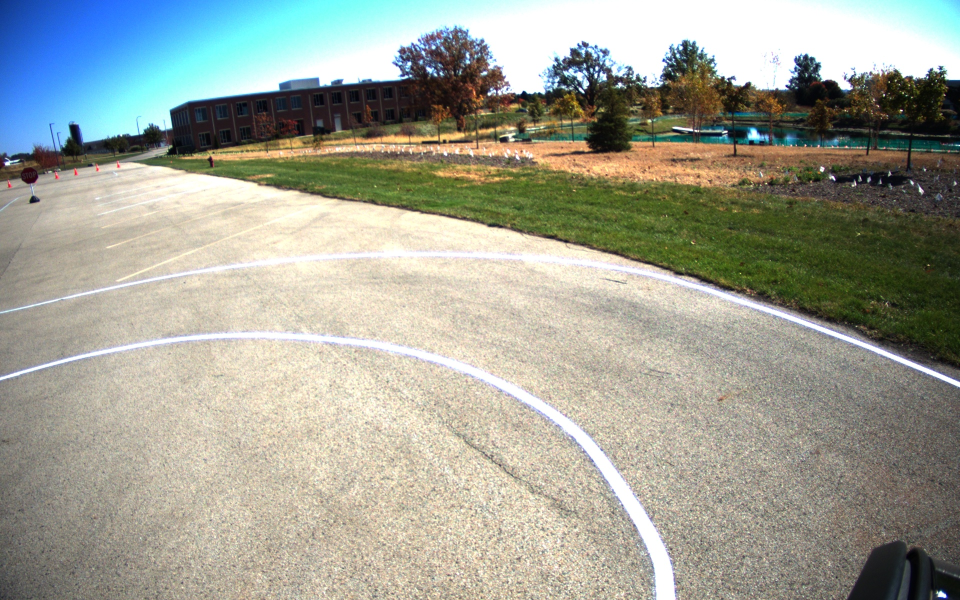
#> input picture src/lane_follow/src/left_turn.jpg, 1920 x 1200 px (shown at 1/2 size)
$ python -i detection_utils.py   (imports and definitions only)
#> lines starting #> are read from the running program, lines starting #| are printed output that depends on the picture; after the words box and inside, x2 and y2 are one past the last pixel; in counts of white or black regions, pixels touching at a corner belong together
#> further down, picture is the input picture: shape (1200, 1920, 3); mean B, G, R 150.2, 162.1, 160
import numpy as np
import cv2
from skimage import morphology
import skimage


def color_thresh(img):
    # img = cv2.medianBlur(img, 5)
    img = cv2.GaussianBlur(img, (5, 5), 0)
    img = cv2.cvtColor(img, cv2.COLOR_BGR2HLS)
#> img: shape (1200, 1920, 3); mean of channels 0, 1, 2 38.5, 156, 85.6
    h, l, s = cv2.split(img)
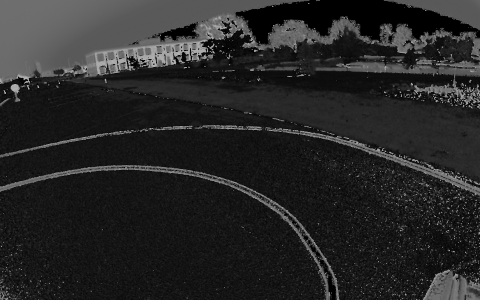
#> h: shape (1200, 1920) (shown at 1/4 size); min 0, max 180, mean 38.5
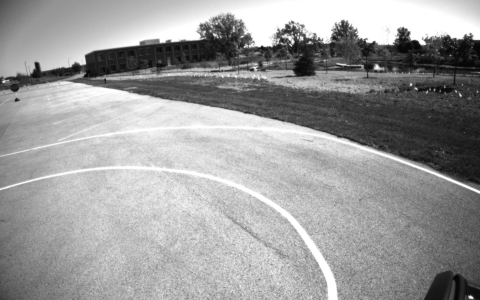
#> l: shape (1200, 1920) (shown at 1/4 size); min 3, max 255, mean 156
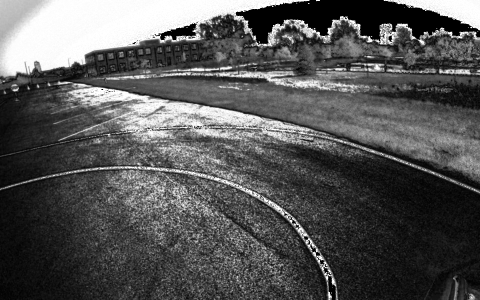
#> s: shape (1200, 1920) (shown at 1/4 size); min 0, max 255, mean 85.6
    binary_output = np.zeros_like(s).astype(np.uint8)

    # min_h, max_h = (0, 180)
    # mask_h = np.zeros_like(binary_output).astype(np.uint8)
    # mask_h[(min_h <= h) & (h <= max_h)] = 1
    min_h, max_h = (40, 80)
    mask_h = np.ones_like(binary_output).astype(np.uint8)
    # mask_h[(min_h <= h) & (h <= max_h)] = 0

    min_l, max_l = (128, 255)
    mask_l = np.zeros_like(binary_output).astype(np.uint8)
    # mask_l[(min_l <= l) & (l <= max_l)] = 1
    mask_l[l >= np.percentile(l, 25)] = 1

    min_s, max_s = (128, 255)
    mask_s = np.ones_like(binary_output).astype(np.uint8)
    # mask_s[(min_s <= s) & (s <= max_s)] = 0

    binary_output[(mask_h == 1) & (mask_l == 1) & (mask_s == 1)] = 1

    return binary_output


def combinedBinaryImage(img):
    color_mask = color_thresh(img)
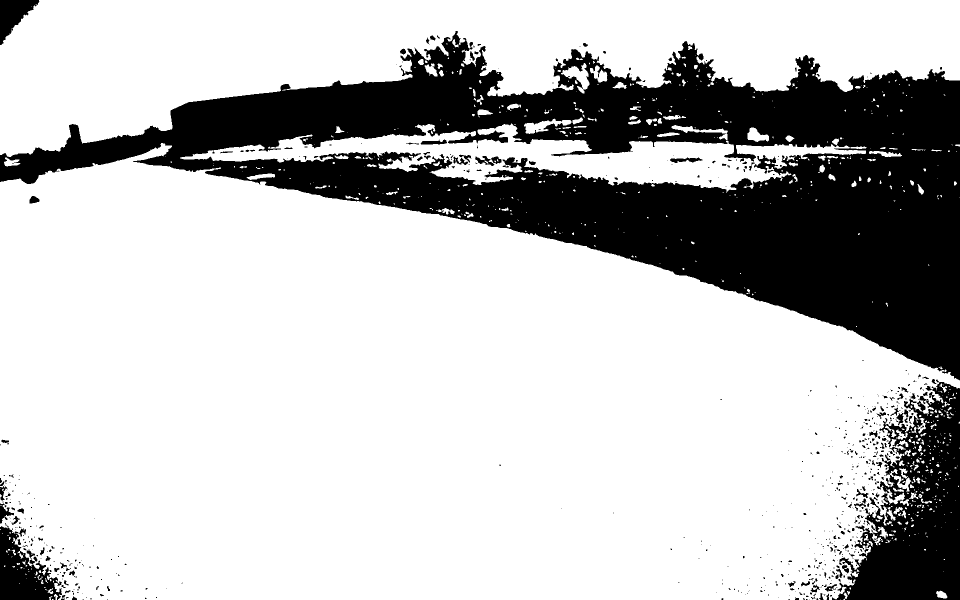
#> color_mask: shape (1200, 1920) (shown at 1/2 size); values 0 (black) and 1 (white), 75.2% white; 692 black regions (551 under 20 px), largest, box (x1, y1, x2, y2) and area: (0, 62, 1920, 761) 486964, (1664, 764, 1920, 1200) 59876, (0, 1052, 124, 1200) 10015

    img = cv2.cvtColor(img, cv2.COLOR_BGR2GRAY).astype(np.uint8)
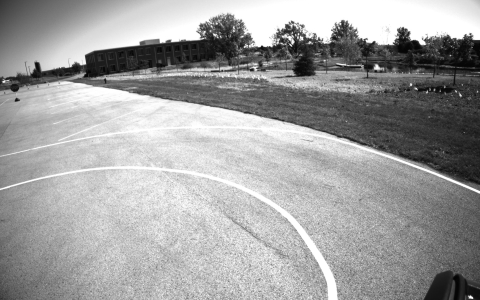
#> img: shape (1200, 1920) (shown at 1/4 size); min 1, max 255, mean 160.1
    img = cv2.medianBlur(img, 5)

    # img = cv2.GaussianBlur(img, (5, 5), 0)
    img = cv2.bilateralFilter(img, 9, 75, 75)

    binaryImage = cv2.Canny(img, 50, 150)
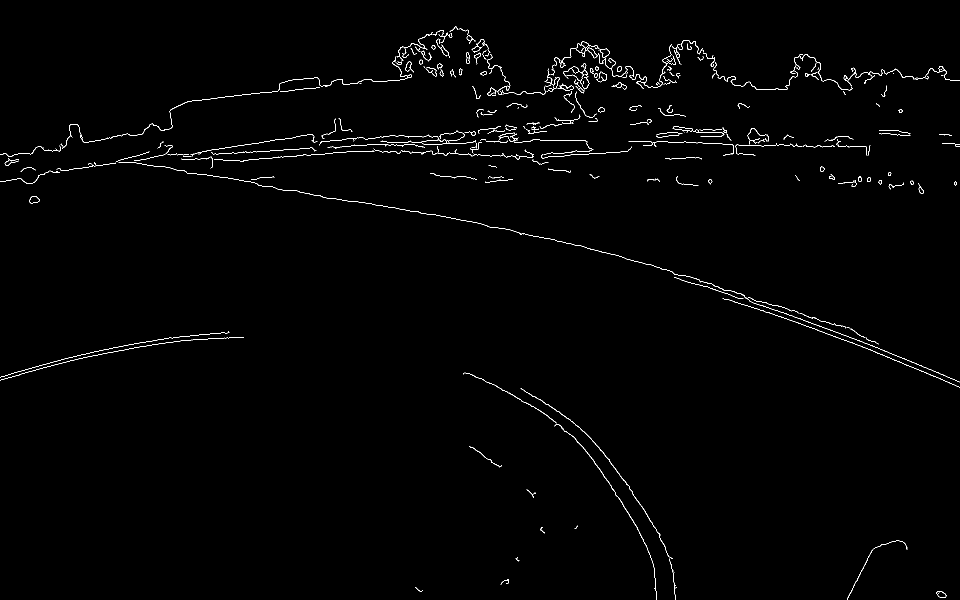
#> binaryImage: shape (1200, 1920) (shown at 1/2 size); 0.89% white in thin lines or dots
    # binaryImage[color_mask == 0] = 0

    # filter out small edges
    contours, _ = cv2.findContours(binaryImage, cv2.RETR_EXTERNAL, cv2.CHAIN_APPROX_SIMPLE)
#> contours = 275 contours, 217 with area under 20; largest, box (x1, y1, x2, y2) and area: (1041, 776, 1346, 1118) 220, (1197, 97, 1219, 116) 212, (59, 392, 79, 407) 206, (1345, 253, 1386, 263) 186, (1873, 1182, 1893, 1196) 171
    filtered_edges = np.zeros_like(binaryImage)
    for contour in contours:
        # Calculate the area of the contour
        area = cv2.contourArea(contour)
        # Retain only contours larger than the specified minimum size
        if area >= 500:
            cv2.drawContours(filtered_edges, [contour], -1, 255, thickness=cv2.FILLED)
#> this loop made 275 passes
#> area on passes 1, 6, 10: 171, 51.5, 27
#> filtered_edges: shape (1200, 1920); every value is 0

    # Remove noise from binary image
    binaryImage = morphology.remove_small_objects(binaryImage.astype('bool'),min_size=100,connectivity=2)
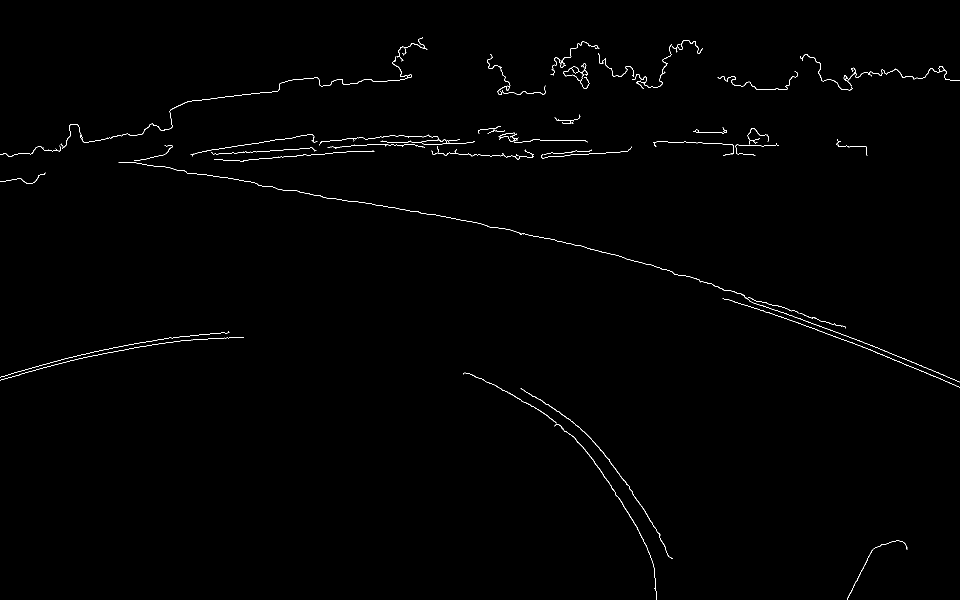
#> binaryImage: shape (1200, 1920) bool (shown at 1/2 size); 0.55% white in thin lines or dots

    # cv2.imwrite("color_mask.jpg", np.hstack((color_mask, binaryImage)) * 255)

    return binaryImage


# for front camera only
# [272 lines left out: functions perspective_transform, get_perspective_points, warp_image, get_three_view_birdeye, get_warped_mask, get_three_view_birdeye_trans_first and 1 more, not called in this run]


# [27 lines of commented-out code are left out]

>>> import cv2
>>> picture = cv2.imread('left_turn.jpg')
>>> result = combinedBinaryImage(picture)

$ run again, on src/lane_follow/src/test.jpg
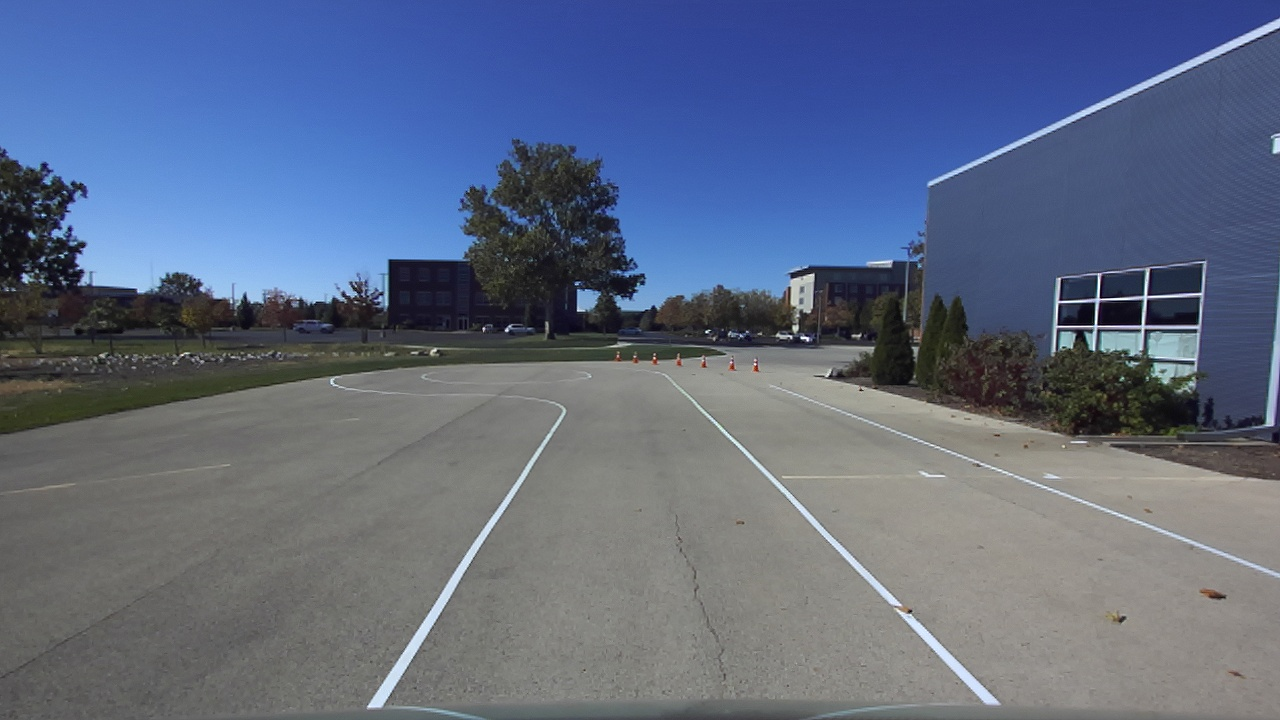
#> input picture src/lane_follow/src/test.jpg, 1280 x 720 px
#> picture is the input picture: shape (720, 1280, 3); mean B, G, R 130.1, 106.4, 95
#> in combinedBinaryImage, `color_mask = color_thresh(img)`:
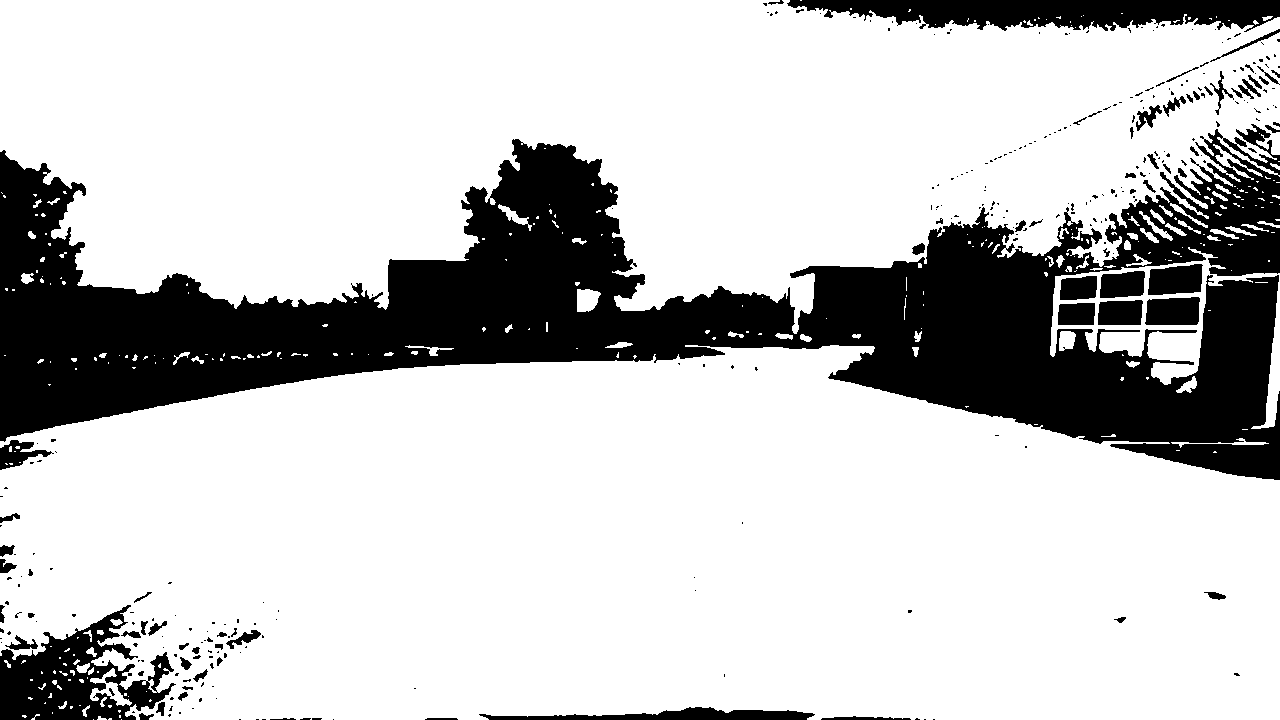
#> color_mask: shape (720, 1280); values 0 (black) and 1 (white), 77.2% white; 319 black regions (243 under 20 px), largest, box (x1, y1, x2, y2) and area: (0, 124, 1280, 480) 174719, (787, 0, 1280, 32) 10752, (0, 605, 176, 720) 9864
#> contours = 55 contours, 33 with area under 20; largest, box (x1, y1, x2, y2) and area: (1096, 267, 1200, 326) 1440, (1061, 299, 1143, 326) 1046, (576, 289, 600, 313) 417, (689, 401, 900, 609) 388, (368, 405, 567, 709) 373
#> the loop in combinedBinaryImage, `for contour in contours:` made 55 passes
#> area on passes 2, 3, 6, 7, 12, 15, 22, 26: 89, 90, 373, 387.5, 46.5, 39.5, 214, 36.5
#> in combinedBinaryImage, `binaryImage = morphology.remove_small_objects(binaryImage.astype('bool..`:
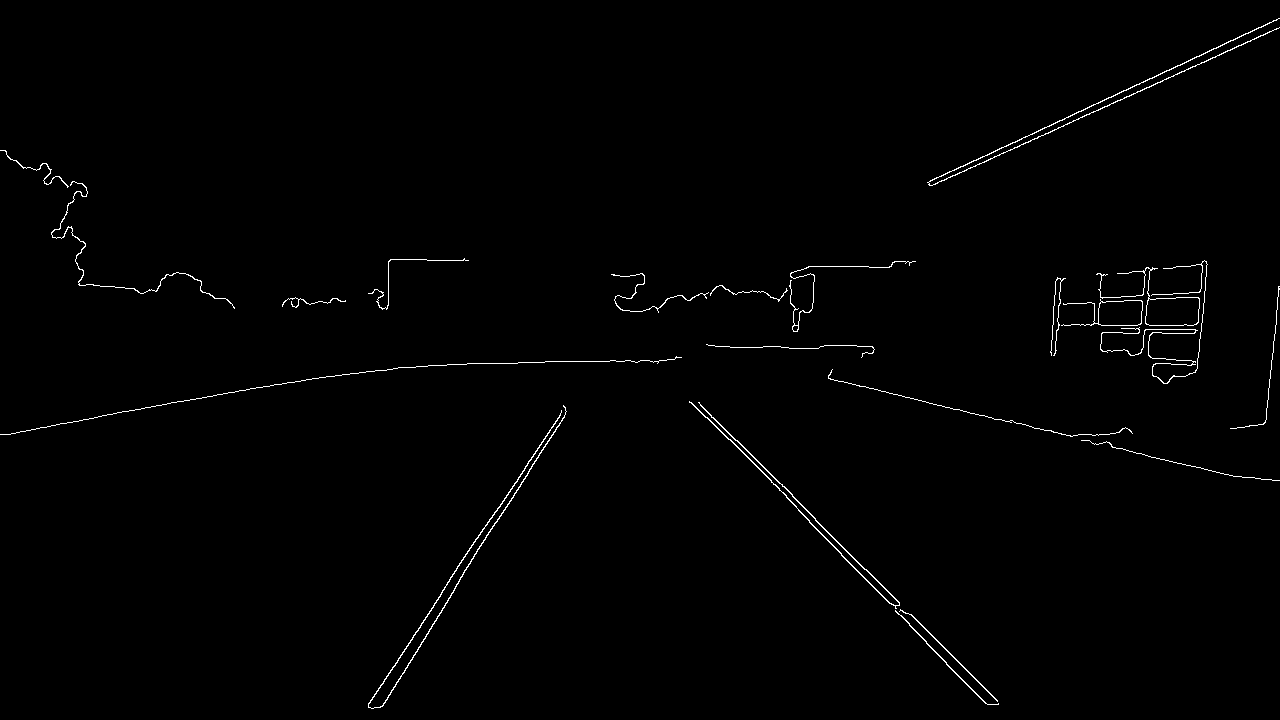
#> binaryImage: shape (720, 1280) bool; 0.84% white in thin lines or dots

$ run again, on src/lane_follow/src/test_raw.jpg
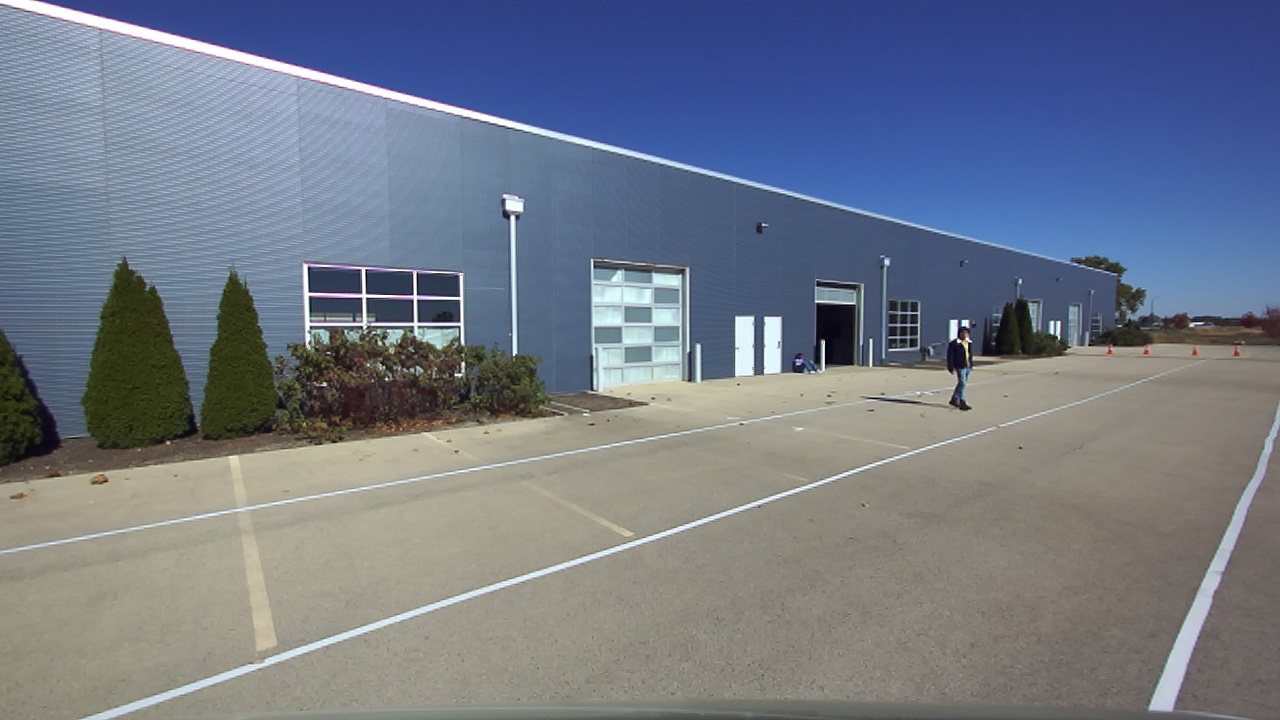
#> input picture src/lane_follow/src/test_raw.jpg, 1280 x 720 px
#> picture is the input picture: shape (720, 1280, 3); mean B, G, R 134.7, 120.8, 113.4
#> in combinedBinaryImage, `color_mask = color_thresh(img)`:
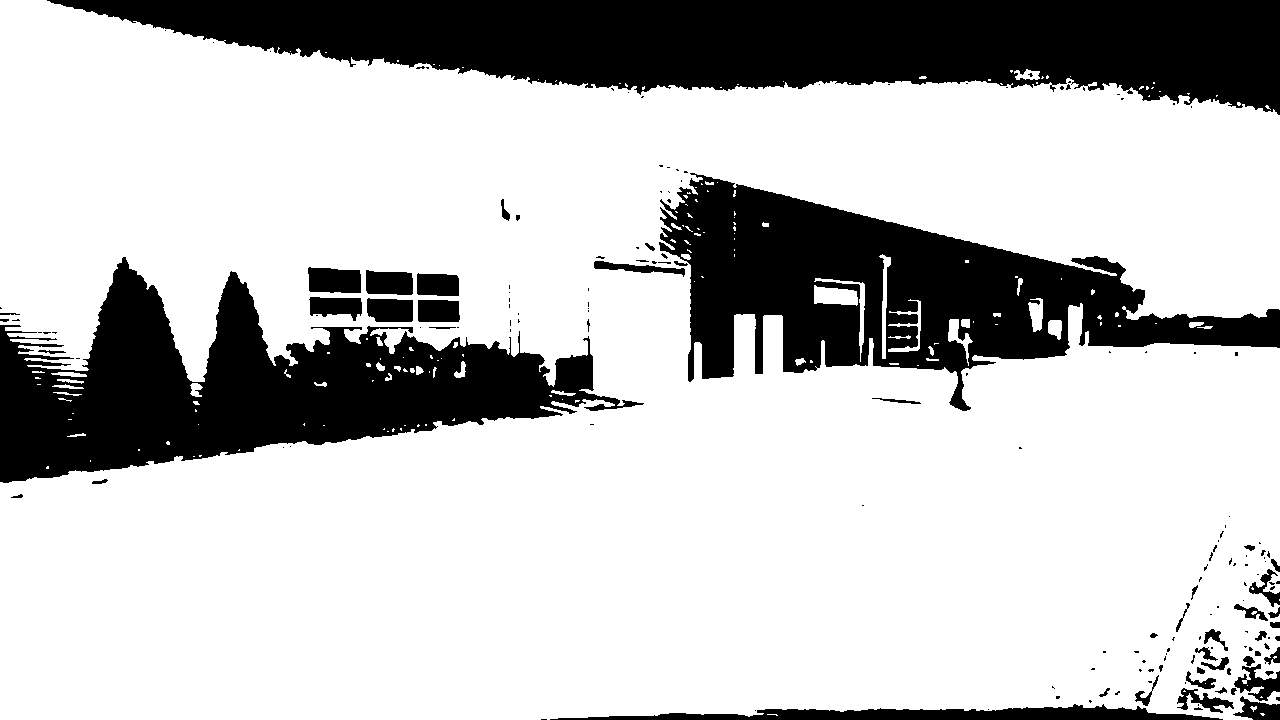
#> color_mask: shape (720, 1280); values 0 (black) and 1 (white), 75.1% white; 173 black regions (121 under 20 px), largest, box (x1, y1, x2, y2) and area: (47, 0, 1280, 115) 88874, (0, 257, 644, 483) 63073, (659, 173, 1280, 411) 60191
#> contours = 57 contours, 34 with area under 20; largest, box (x1, y1, x2, y2) and area: (682, 267, 971, 411) 2080, (308, 295, 363, 324) 1336, (417, 299, 460, 323) 930, (508, 213, 518, 354) 621, (887, 302, 919, 348) 506
#> the loop in combinedBinaryImage, `for contour in contours:` made 57 passes
#> area on passes 6, 11, 14, 16, 19, 24, 26, 27: 129.5, 88.5, 32.5, 413, 206, 35.5, 136.5, 34.5
#> in combinedBinaryImage, `binaryImage = morphology.remove_small_objects(binaryImage.astype('bool..`:
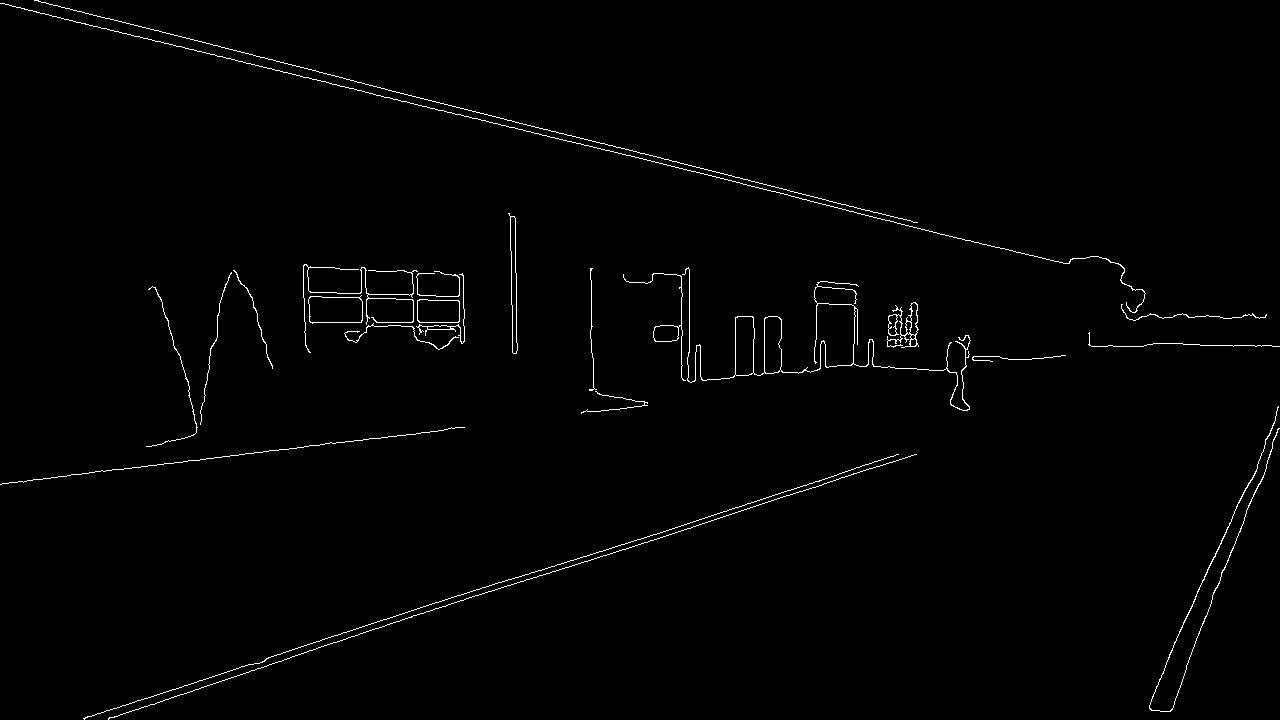
#> binaryImage: shape (720, 1280) bool; 1.1% white in thin lines or dots
